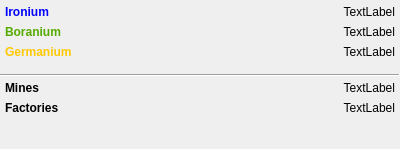
<?xml version="1.0" encoding="UTF-8"?>
<ui version="4.0">
 <class>MineralsOnHandWidget</class>
 <widget class="QWidget" name="MineralsOnHandWidget">
  <property name="geometry">
   <rect>
    <x>0</x>
    <y>0</y>
    <width>400</width>
    <height>149</height>
   </rect>
  </property>
  <property name="windowTitle">
   <string>Form</string>
  </property>
  <layout class="QVBoxLayout" name="verticalLayout">
   <property name="spacing">
    <number>0</number>
   </property>
   <property name="margin">
    <number>0</number>
   </property>
   <item>
    <widget class="QWidget" name="widget" native="true">
     <property name="sizePolicy">
      <sizepolicy hsizetype="Preferred" vsizetype="Minimum">
       <horstretch>0</horstretch>
       <verstretch>0</verstretch>
      </sizepolicy>
     </property>
     <layout class="QFormLayout" name="formLayout">
      <property name="margin">
       <number>5</number>
      </property>
      <item row="0" column="0">
       <widget class="QLabel" name="label">
        <property name="font">
         <font>
          <family>Arial</family>
          <weight>75</weight>
          <bold>true</bold>
         </font>
        </property>
        <property name="styleSheet">
         <string notr="true">color: rgb(0, 0, 255)</string>
        </property>
        <property name="text">
         <string>Ironium</string>
        </property>
       </widget>
      </item>
      <item row="0" column="1">
       <widget class="QLabel" name="ironiumLabel">
        <property name="font">
         <font>
          <family>Arial</family>
         </font>
        </property>
        <property name="text">
         <string>TextLabel</string>
        </property>
        <property name="alignment">
         <set>Qt::AlignRight|Qt::AlignTrailing|Qt::AlignVCenter</set>
        </property>
       </widget>
      </item>
      <item row="1" column="0">
       <widget class="QLabel" name="label_3">
        <property name="font">
         <font>
          <family>Arial</family>
          <weight>75</weight>
          <bold>true</bold>
         </font>
        </property>
        <property name="styleSheet">
         <string notr="true">color: rgb(85, 170, 0)</string>
        </property>
        <property name="text">
         <string>Boranium</string>
        </property>
       </widget>
      </item>
      <item row="1" column="1">
       <widget class="QLabel" name="boraniumLabel">
        <property name="font">
         <font>
          <family>Arial</family>
         </font>
        </property>
        <property name="text">
         <string>TextLabel</string>
        </property>
        <property name="alignment">
         <set>Qt::AlignRight|Qt::AlignTrailing|Qt::AlignVCenter</set>
        </property>
       </widget>
      </item>
      <item row="2" column="0">
       <widget class="QLabel" name="label_5">
        <property name="font">
         <font>
          <family>Arial</family>
          <weight>75</weight>
          <bold>true</bold>
         </font>
        </property>
        <property name="styleSheet">
         <string notr="true">color: rgb(255, 200, 1)</string>
        </property>
        <property name="text">
         <string>Germanium</string>
        </property>
       </widget>
      </item>
      <item row="2" column="1">
       <widget class="QLabel" name="germaniumLabel">
        <property name="font">
         <font>
          <family>Arial</family>
         </font>
        </property>
        <property name="text">
         <string>TextLabel</string>
        </property>
        <property name="alignment">
         <set>Qt::AlignRight|Qt::AlignTrailing|Qt::AlignVCenter</set>
        </property>
       </widget>
      </item>
     </layout>
    </widget>
   </item>
   <item>
    <widget class="QFrame" name="frame">
     <property name="minimumSize">
      <size>
       <width>0</width>
       <height>2</height>
      </size>
     </property>
     <property name="maximumSize">
      <size>
       <width>16777215</width>
       <height>2</height>
      </size>
     </property>
     <property name="frameShape">
      <enum>QFrame::Panel</enum>
     </property>
     <property name="frameShadow">
      <enum>QFrame::Sunken</enum>
     </property>
    </widget>
   </item>
   <item>
    <widget class="QWidget" name="widget_2" native="true">
     <layout class="QFormLayout" name="formLayout_2">
      <property name="margin">
       <number>5</number>
      </property>
      <item row="0" column="0">
       <widget class="QLabel" name="label_8">
        <property name="font">
         <font>
          <family>Arial</family>
          <weight>75</weight>
          <bold>true</bold>
         </font>
        </property>
        <property name="text">
         <string>Mines</string>
        </property>
       </widget>
      </item>
      <item row="1" column="0">
       <widget class="QLabel" name="label_9">
        <property name="font">
         <font>
          <family>Arial</family>
          <weight>75</weight>
          <bold>true</bold>
         </font>
        </property>
        <property name="text">
         <string>Factories</string>
        </property>
       </widget>
      </item>
      <item row="0" column="1">
       <widget class="QLabel" name="minesLabel">
        <property name="font">
         <font>
          <family>Arial</family>
         </font>
        </property>
        <property name="text">
         <string>TextLabel</string>
        </property>
        <property name="alignment">
         <set>Qt::AlignRight|Qt::AlignTrailing|Qt::AlignVCenter</set>
        </property>
       </widget>
      </item>
      <item row="1" column="1">
       <widget class="QLabel" name="factoriesLabel">
        <property name="font">
         <font>
          <family>Arial</family>
         </font>
        </property>
        <property name="text">
         <string>TextLabel</string>
        </property>
        <property name="alignment">
         <set>Qt::AlignRight|Qt::AlignTrailing|Qt::AlignVCenter</set>
        </property>
       </widget>
      </item>
     </layout>
    </widget>
   </item>
  </layout>
 </widget>
 <resources/>
 <connections/>
</ui>
